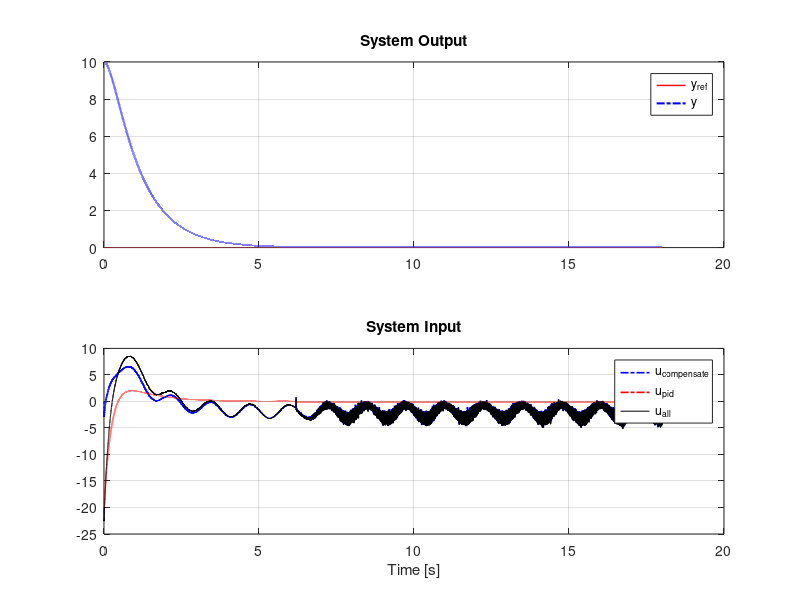
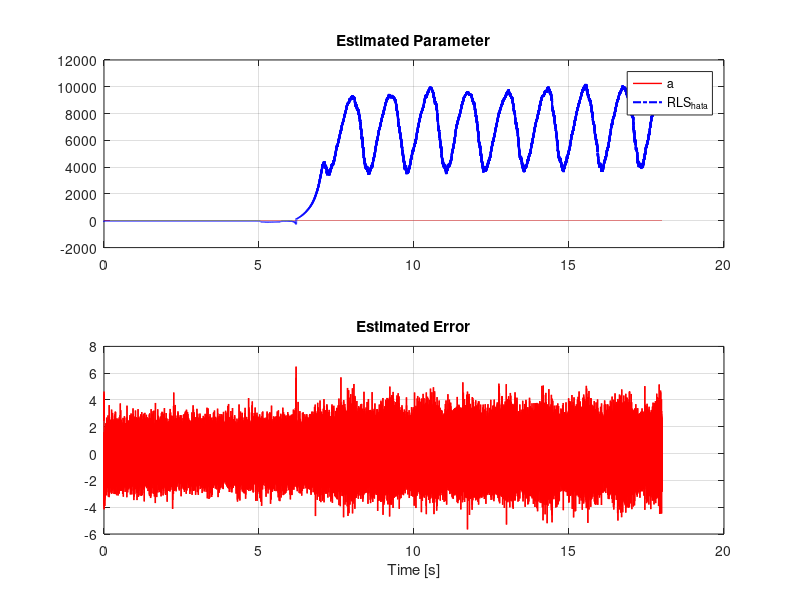
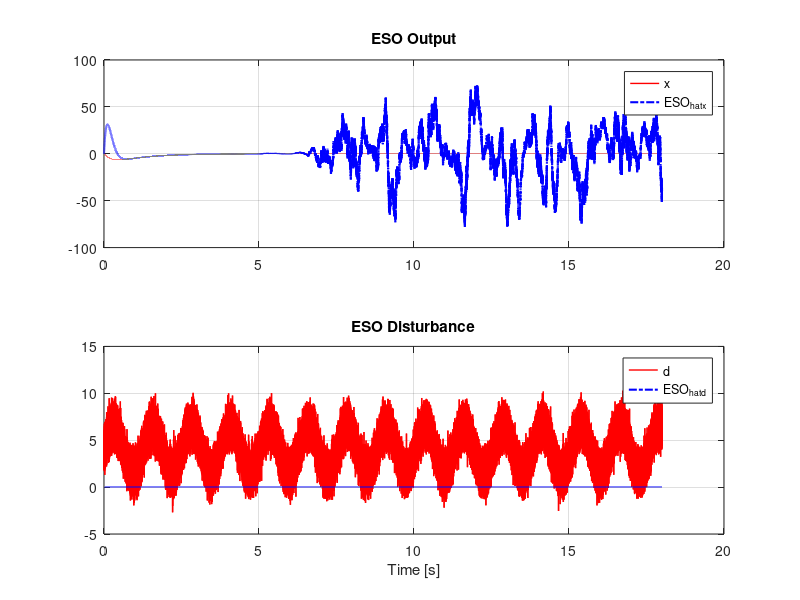
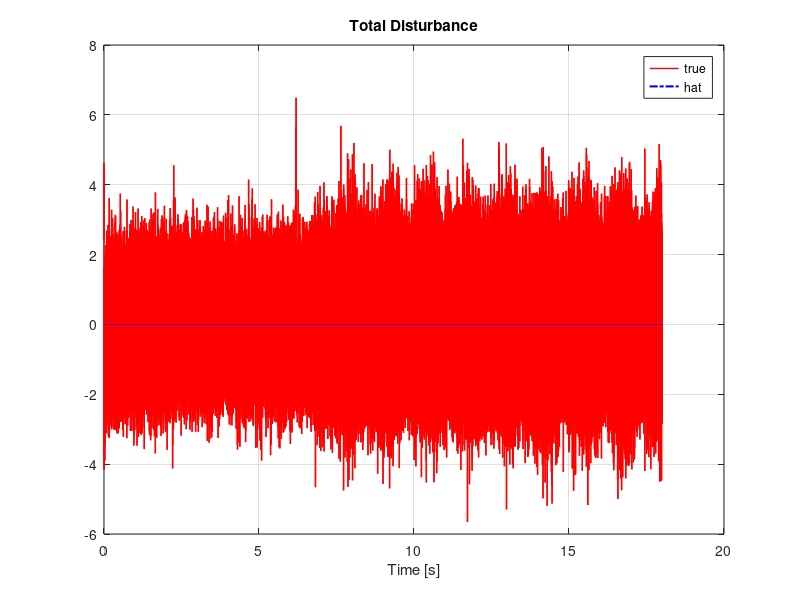

These figures' MATLAB source, in order:
% System Model
%   dy(t)/dt = x(t),
%   dx(t)/dt = a(t)*x(t) + b(t)*u(t) + d(t),
%   y(0) = 10, x(0) = 0;
%   da(t)/dt = 0.5*sin(3t) + w1(t),
%   a(0) = 2.5;
%   b(t) = 2;
%   d(t) = 2.5*sin(t) + 4 + w2(t);
%   where w1(t), w2(t) ~ N(0,1);
%

%% Clear and Start Clocking
clc; clear; close all; tic;

%% Preprare Simulation

% the differential step size
dt = 0.0001; N = 180000;

% preallocation
yref = zeros(1,N+2);
u_compensate = zeros(1,N+2); u_pid = zeros(1,N+2); u_all = zeros(1,N+2);
a = zeros(1,N+2); b = zeros(1,N+2); d = zeros(1,N+2);
dx_dt = zeros(1,N+2); x = zeros(1,N+2);
RLS_output = zeros(1,N+2); RLS_regressor = zeros(1,N+2); 
RLS_error = zeros(1,N+2);
RLS_g = zeros(1,N+2); RLS_P = zeros(1,N+2); 
RLS_hata = zeros(1,N+2);
ESO_error = zeros(1,N+2); 
ESO_hatdx_dt = zeros(1,N+2); ESO_hatdd_dt = zeros(1,N+2);
ESO_hatx = zeros(1,N+2); ESO_hatd = zeros(1,N+2);

% the true parameters
a(1) = 2.5; b_N = 2;

% the tunable parameters of RLS estimator
lambda = 0.985; RLS_P(1) = 100; 
RLS_hata(1) = 0;

% the tunable parameters of ESO
pole_tuning = 5; k0 = 3*pole_tuning; k1 = 3*pole_tuning^2; k2 = pole_tuning^3;
ESO_haty(1) = 0; ESO_hatx(1) = 0; ESO_hatd(1) = 0;

% the tunable parameters of PID
kp = 4; ki = 0; kd = 5;

% the initial value
y(1) = 10; x(1) = 0;

for k = 1:N+1
    
    %% Reference
    yref(k) = 0;
    xref(k) = 0;
    
    %% Controller
    u_compensate(k) = ( -RLS_hata(k)*x(k)-ESO_hatd(k) )/b_N;
    u_pid(k) = ( kp*(yref(k)-y(k)) + kd*(xref(k)-x(k)) )/b_N;
    u_all(k) = u_pid(k)+u_compensate(k);
    
    %% System
    % time-varying parameter
    a(k+1) = a(k) + dt*( 1*randn+0.5*sin(3*dt*k) );
    % disturbance
    d(k) = 2.5*sin(5*dt*k) + 4 + 1*randn;
    % dynamics
    dx_dt(k) = a(k)*x(k) + b_N*u_all(k) + d(k);
    x(k+1) = x(k) + dt*dx_dt(k);
    y(k+1) = y(k) + dt*x(k);
    
    %% RLS
    RLS_output(k) = dx_dt(k) - b_N*u_all(k) - ESO_hatd(k); 
    RLS_regressor(k) = x(k);
    RLS_error(k) = RLS_output(k) - RLS_hata(k)*RLS_regressor(k);
    RLS_g(k) = RLS_P(k)*RLS_regressor(k)*( lambda + RLS_regressor(k)'*RLS_P(k)*RLS_regressor(k) )^(-1);
    RLS_P(k+1) = lambda^(-1)*RLS_P(k) - RLS_g(k)*RLS_regressor(k)'*lambda^(-1)*RLS_P(k);
    RLS_hata(k+1) = RLS_hata(k) + RLS_error(k)*RLS_g(k);
    
    %% ESO
    ESO_error(k) = y(k) - ESO_haty(k);
    ESO_hatdy_dt(k) = ESO_hatx(k) + k0*ESO_error(k);
    ESO_hatdx_dt(k) = RLS_hata(k)*(x(k)+randn) + b_N*u_all(k) + ESO_hatd(k) + k1*ESO_error(k);
    ESO_hatdd_dt(k) = k2*ESO_error(k);
    ESO_haty(k+1) = ESO_haty(k) + dt*ESO_hatdy_dt(k);
    ESO_hatx(k+1) = ESO_hatx(k) + dt*ESO_hatdx_dt(k);
    ESO_hatd(k+1) = ESO_hatd(k) + 0*dt*ESO_hatdd_dt(k);
    
    %% Compute External Variables
    true_total_disturbance(k) = a(k)*x(k) + d(k) - RLS_hata(k)*x(k);
    hat_total_disturbance(k) = ESO_hatd(k); 
    
end

%% Prepare Plot
index_loop = 1:N+1; index_time = ( index_loop-1 )*dt; index_data = index_loop;

%% Plot Output
figure('name','System')
subplot(2,1,1); 
plot(index_time, yref(index_data), 'r-', 'linewidth', 1); hold on;
plot(index_time, y(index_data), 'b-.', 'linewidth', 1.5); grid on; 
title('System Output'); legend('y_{ref}', 'y')
subplot(2,1,2); 
plot(index_time, u_compensate(index_data), 'b-.', 'linewidth', 1.2); hold on;
plot(index_time, u_pid(index_data), 'r-.', 'linewidth', 1.2); hold on;
plot(index_time, u_all(index_data), 'k-', 'linewidth', 0.4); grid on; 
title('System Input'); legend('u_{compensate}', 'u_{pid}', 'u_{all}');
xlabel('Time [s]'); 

%% Plot RLS Results
figure('name','RLS')
subplot(2,1,1); 
plot(index_time, a(index_data), 'r-', 'linewidth', 1); hold on;
plot(index_time, RLS_hata(index_data), 'b-.', 'linewidth', 1.5); grid on;
title('Estimated Parameter'); legend('a', 'RLS_{hata}');
subplot(2,1,2); 
plot(index_time, RLS_error(index_data), 'r-', 'linewidth', 1); grid on;
title('Estimated Error'); 
xlabel('Time [s]');

%% Plot ESO Results
figure('name','ESO')
subplot(2,1,1); 
plot(index_time, x(index_data), 'r-', 'linewidth', 1); hold on;
plot(index_time, ESO_hatx(index_data),'b-.', 'linewidth', 1.5); grid on;
title('ESO Output'); legend('x', 'ESO_{hatx}');
subplot(2,1,2); 
plot(index_time, d(index_data), 'r-', 'linewidth', 1); hold on; 
plot(index_time, ESO_hatd(index_data), 'b-.', 'linewidth', 1.5); grid on; 
title('ESO Disturbance'); legend('d','ESO_{hatd}'); 
xlabel('Time [s]'); 

%% Plot Total Disturbance
figure('name','Total Disturbance')
plot(index_time, true_total_disturbance(index_data), 'r-', 'linewidth', 1); hold on;
plot(index_time, hat_total_disturbance(index_data), 'b-.', 'linewidth', 1.5); grid on;
title('Total Disturbance'); legend('true', 'hat');
xlabel('Time [s]');

%% Show the total run time
toc